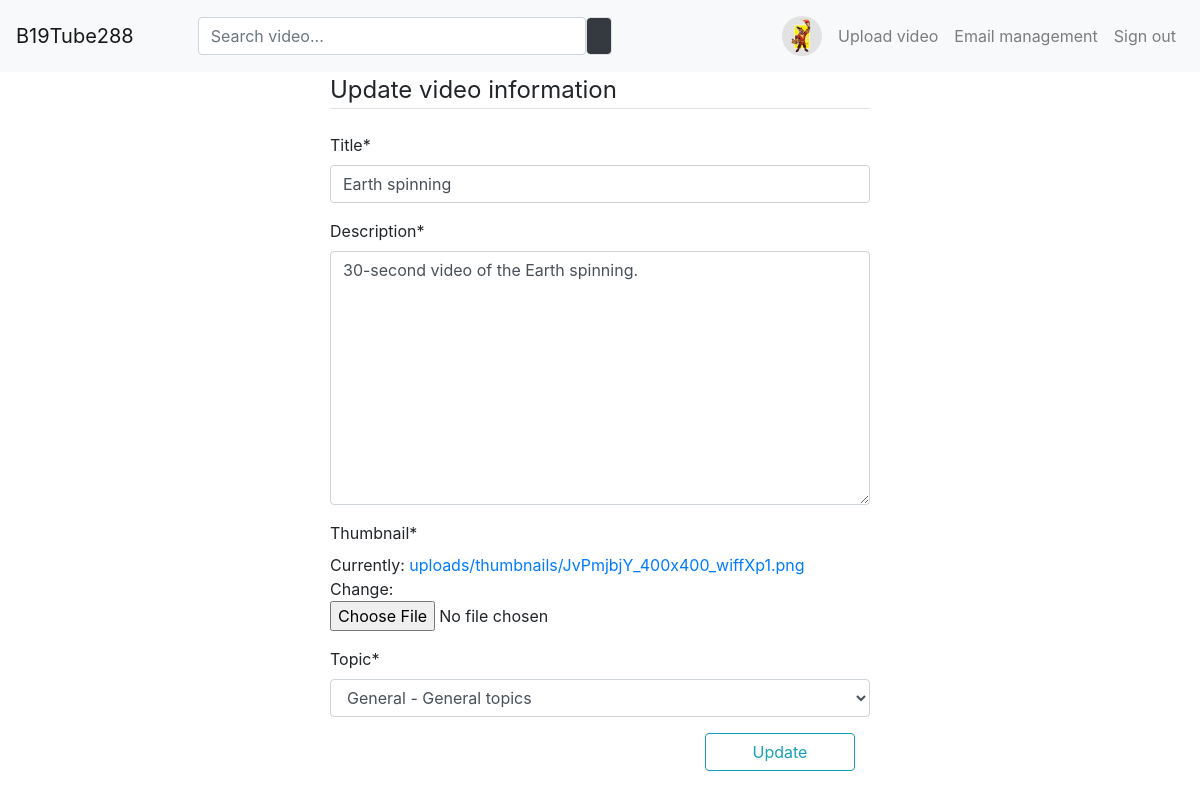
/videos/7/update (signed in), run on the app's committed database.
### member/models.py (models this page shows, shortened)
class Member(models.Model):                                      # One member has one profile. If deleted,
    user = models.OneToOneField(User, on_delete=models.CASCADE)  # the profile will be deleted along with the member
    name = models.CharField(max_length=100, blank=False)
    date_of_birth = models.DateField(blank=False)
    other = models.TextField(max_length=1500, blank=True)
    profile_image = models.FileField(upload_to='uploads/profile_images',
                                     validators=[FileExtensionValidator(allowed_extensions=['png', 'jpeg', 'jpg'])])

### videos/models.py (models this page shows)
class Video(models.Model):
    uploader = models.ForeignKey(User, on_delete=models.CASCADE)
    title = models.CharField(max_length=100)
    description = models.TextField()
    video_file = models.FileField(upload_to='uploads/video_files',
                                  validators=[FileExtensionValidator(allowed_extensions=['mp4', 'mkv'])])
    thumbnail = models.FileField(upload_to='uploads/thumbnails',
                                 validators=[FileExtensionValidator(allowed_extensions=['png', 'jpeg', 'jpg'])])
    date_posted = models.DateTimeField(default=timezone.now)
    topic = models.ForeignKey('Topic', null=True, on_delete=models.SET_NULL)

class Topic(models.Model):
    name = models.CharField(max_length=30)
    description = models.TextField(max_length=100)
    def __str__(self):
        return '{} - {}'.format(self.name, self.description)
    class Meta:
        verbose_name = "Topic"
        verbose_name_plural = "Topics"

### videos/views.py (the view, shortened to what this page needs)
# urls.py: path('<int:pk>/update', UpdateVideo.as_view(), name='video_update'),
class UpdateVideo(LoginRequiredMixin, UserPassesTestMixin, UpdateView):
    model = Video
    fields = ['title', 'description', 'thumbnail', 'topic']
    template_name = 'videos/update_video.html'
    def test_func(self):
        video = self.get_object()                   # If the uploader and the logged in user is the same
        return self.request.user == video.uploader  # only then does the user gets to execute

### videos/templates/videos/update_video.html (shortened to what this page needs)
{% extends 'videos/base.html' %}
{% load crispy_forms_tags %}
{% block content %}
    <div class="container mb-5">
        <div class="row justify-content-center">
            <div class="col-md-6 col-sm-12 col-xs-12">
                <form method="post" enctype="multipart/form-data">
                    <legend class="border-bottom mb-4">Update video information</legend>
                    {{ form | crispy }}
                    <div class="col-md-4 ml-auto">
                        <button class="btn btn-outline-info btn-block mt-3">Update</button>
                    </div>
                </form>
            </div>
        </div>
    </div>
{% endblock content %}

### videos/templates/videos/navigation_bar.html (shortened to what this page needs)
<nav class="navbar navbar-expand-lg navbar-light bg-light">
    <a class="navbar-brand" href="{% url 'index' %}">B19Tube288</a>
    <div class="collapse navbar-collapse" id="navbarContent">
        <form class="ml-5 form-inline my-2 d-flex flex-row w-50" method="get" action="{% url 'search_video' %}">
            <input class="form-control rounded w-75" type="search" name="q"
                   placeholder="Search video..." aria-label="Search"
                   value="{{ request.get.q }}">
            <button class="form-control border bg-dark text-white" type="submit">
            </button>
        </form>
        <ul class="navbar-nav">
            {% if user.is_authenticated %}
                <li class="nav-item">
                    <a class="nav-link" href="{% url 'member' user.member.pk %}">
                        <img src="{{ user.member.profile_image.url }}" width="40" height="40"
                             class="d-inline-block rounded-circle" alt="profile">
                    </a>
                </li>
                <li class="nav-item mt-2">
                    <a class="nav-link" href="{% url 'video_create' %}">Upload video</a>
                </li>
                <li class="nav-item mt-2">
                    <a class="nav-link" href="{% url 'account_email' %}">Email management</a>
                </li>
                <li class="nav-item mt-2">
                    <a class="nav-link" href="{% url 'account_logout' %}">Sign out</a>
                </li>
            {% endif %}
        </ul>
    </div>
</nav>

### data on the page
Video: title "Earth spinning", description "30-second video of the Earth spinning.", topic "General - General topics"
